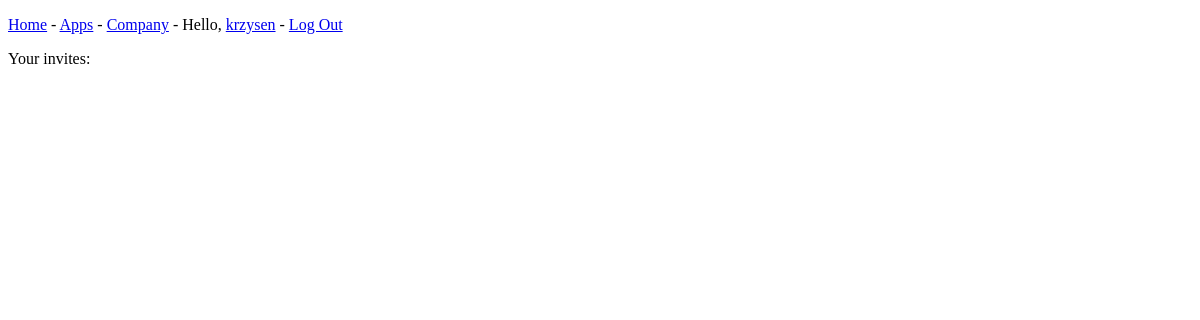
/company_invitations (signed in), run on an earlier commit of the app's database.
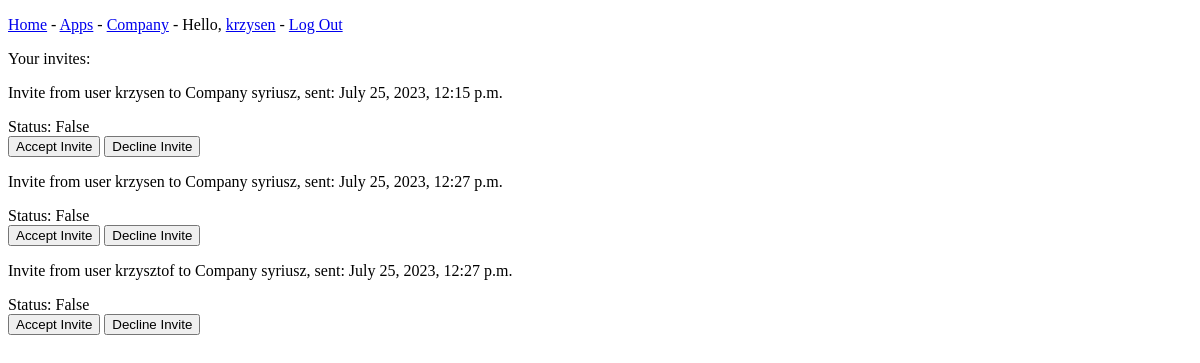
And on a later commit of the database.
### AppFixB1/models.py (models this page shows, shortened)
class User(AbstractBaseUser):
    is_active = models.BooleanField(default=True)
    is_staff = models.BooleanField(default=False)
    is_admin = models.BooleanField(default=False)
    is_online = models.BooleanField(default=False)
    login = models.CharField(max_length=255, unique=True)
    email = models.EmailField(unique=True)
    name = models.CharField(max_length=255, blank=True)
    surname = models.CharField(max_length=255, blank=True)
    phone_number = models.CharField(max_length=20, blank=True, null=True)
    role = models.CharField(max_length=50, choices=[('Admin', 'Admin'), ('User', 'User')], default='User')
    upvotes = models.IntegerField(default=0)
    date_registration = models.DateTimeField(auto_now_add=True)
    last_activity = models.DateTimeField(null=True, blank=True)
    github_profile = models.CharField(max_length=255, blank=True, null=True)
    linkedin_profile = models.CharField(max_length=255, blank=True, null=True)
    twitter_profile = models.CharField(max_length=255, blank=True, null=True)
    discord_profile = models.CharField(max_length=255, blank=True, null=True)
    USERNAME_FIELD = 'login'
    REQUIRED_FIELDS = ['email', 'password']
    objects = MyUserManager()  # new

class Invitation(models.Model):
    sender = models.ForeignKey(User, on_delete=models.CASCADE, related_name='sent_invitations')
    recipient = models.ForeignKey(User, on_delete=models.CASCADE, related_name='received_invitations')
    company = models.ForeignKey(Company, on_delete=models.CASCADE)
    is_accepted = models.BooleanField(default=False)
    date_sent = models.DateTimeField(auto_now_add=True)
    class Meta:
        verbose_name_plural = 'Invitations'

class Company(models.Model):
    name = models.CharField(max_length=255)
    description = models.TextField()
    owner = models.ForeignKey(User, on_delete=models.CASCADE)
    def __str__(self):
        return self.name

### AppFixB1/views.py (the view, shortened to what this page needs)
# urls.py: path('company_invitations', views.company_invitations, name = 'company_invitations')
def company_invitations(request):
    user = request.user
    user_company = UserCompany.objects.filter(user=user).first()
    context = {}
    if user_company:
        company = user_company.company
        context['company'] = company
    else:
        invitations = Invitation.objects.all()
        context['invitations'] = invitations
    return render(request, 'company_invitations.html',context)

### templates/company_invitations.html (shortened to what this page needs)
<!DOCTYPE html>
<html lang="en">
<head>
</head>
<body>
{% extends "base.html" %}
{% block content %}
   {% if company %}
    <h1>Your Company:</h1>
    <p>Name: {{ company.name }}</p>
    <p>Description: {{ company.description }}</p>
       <p>You are already part of the company. You can be only part of one company.</p>
       <a>Leave Company</a>
{% else %}
       <p>Your invites:</p>
        {% for invitation in invitations %}
           <p>Invite from user {{ invitation.sender.login  }} to Company {{ invitation.company  }}, sent: {{ invitation.date_sent }}</p>
            Status: {{ invitation.is_accepted }}
           <form method="post">
                <button type="submit" name="accept_invite">Accept Invite</button>
                <button type="submit" name="decline_invite">Decline Invite</button>
            </form>
       {% endfor %}
{% endif %}
{% endblock content %}

### templates/base.html (shortened to what this page needs)
<!DOCTYPE html>
<html lang="en">
<head>
</head>
<body>
<p>
    <a href="{% url 'index' %}">Home</a> -
    <a href="{% url 'apps' %}">Apps</a> -
     <a href="{% url 'company' %}">Company</a> -
    {% if user.is_authenticated %}
        Hello, <a href="{% url 'view_profile' request.user.id %}">{{ request.user.login }}</a> -
        <a href="{% url 'users:logout' %}">Log Out</a>
    {% else %}
        <a href="{% url 'users:register' %}">Register</a> -
        <a href="{% url 'users:login' %}">Log In</a>
    {% endif %}
</p>
{% block content %}{% endblock content %}
</body>
</html>

What changed in the data, as far as the page shows it:
added Invitation: sender.login "krzysen", company "syriusz", date_sent "July 25, 2023, 12:15 p.m.", is_accepted "False"
added Invitation: sender.login "krzysen", company "syriusz", date_sent "July 25, 2023, 12:27 p.m.", is_accepted "False"
added Invitation: sender.login "krzysztof", company "syriusz", date_sent "July 25, 2023, 12:27 p.m.", is_accepted "False"
